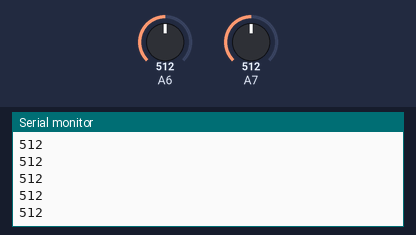
A sketch run on a simulated Arduino Uno, built with avr-gcc and run on an emulated ATmega328P. Parts: the last lines printed to the serial monitor. The inputs (shaded band) are chosen by the test bench; at power-on: A6 = 512, A7 = 512.

Above: at 1.2 s.
1.3 s: A6 set to 716
At 1.33 s:
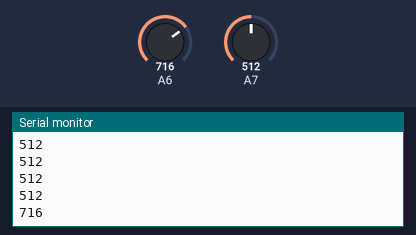
2.8 s: A6 set to 900
At 2.84 s:
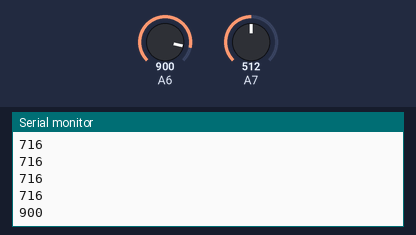
Timing chart, 0 to 5.8 s (numbered marks = the images above; inputs shaded):
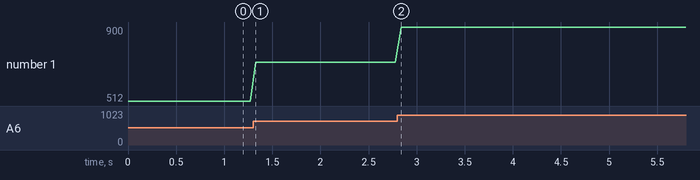

The sketch:

lectura.ino
```cpp
int k,k2,sa;

void setup() {
Serial.begin(9600);
}

void loop() {
k=analogRead(6);
k2=analogRead(7);
Serial.println(k);
delay(60);

}
```

Measured:
- after the input at 1.3 s, the serial monitor: prints a new line at once (image 1)
- after the input at 2.8 s, the serial monitor: prints a new line at once (image 2)
- plotted number 1: 512 → 716 after the input at 1.3 s, 716 → 900 after the input at 2.8 s
